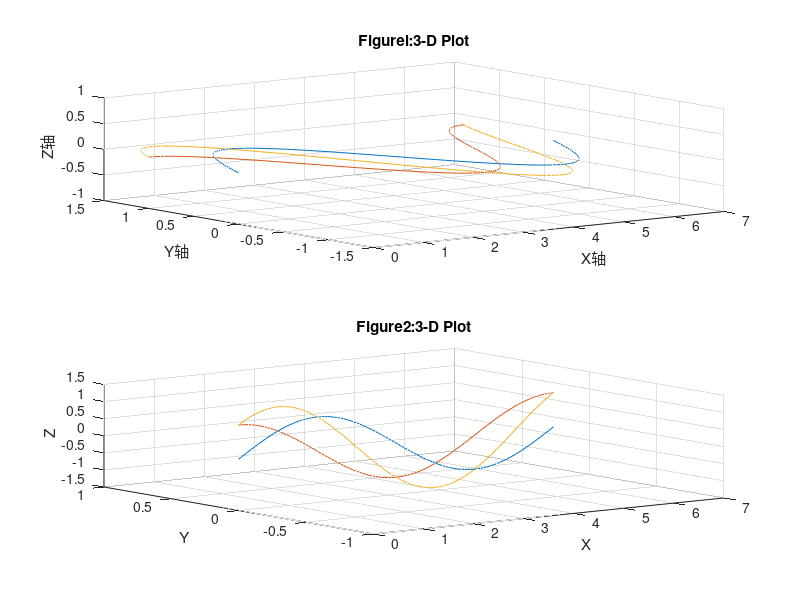

This figure's MATLAB source:
% [绘图]三维曲线图
% function Example19
% h0=figure('toolbar','none',...
%     'position',[200 150 450 400],...
%     'name','Example19');
subplot(2,1,1)
x=linspace(0,2*pi);
y1=sin(x);
y2=cos(x);
y3=sin(x)+cos(x);
z1=zeros(size(x));
z2=0.5*z1;
z3=z1;
plot3(x,y1,z1,x,y2,z2,x,y3,z3)
grid on
xlabel('X轴');
ylabel('Y轴');
zlabel('Z轴');
title('Figurel:3-D Plot')
subplot(2,1,2)
x=linspace(0,2*pi);
y1=sin(x);
y2=cos(x);
y3=sin(x)+cos(x);
z1=zeros(size(x));
z2=0.5*z1;
z3=z1;
plot3(x,z1,y1,x,z2,y2,x,z3,y3)
grid on
xlabel('X');
ylabel('Y');
zlabel('Z');
title('Figure2:3-D Plot')